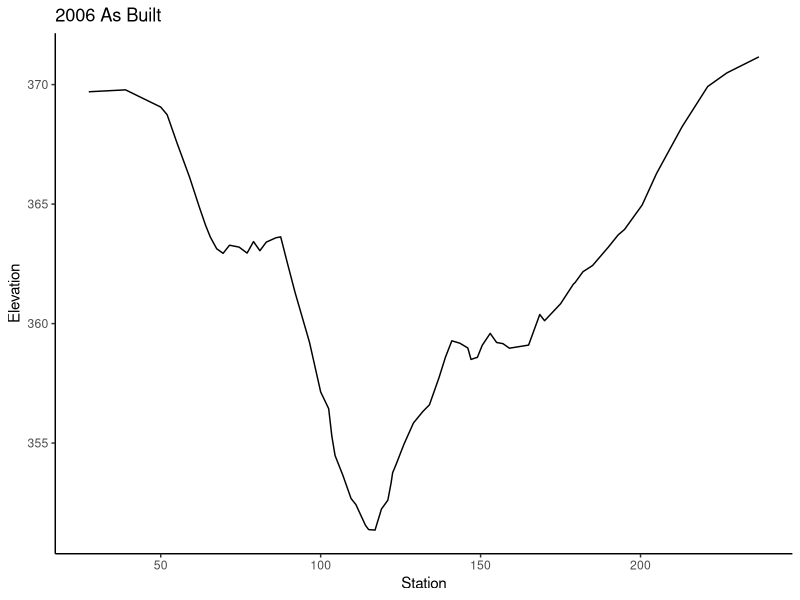
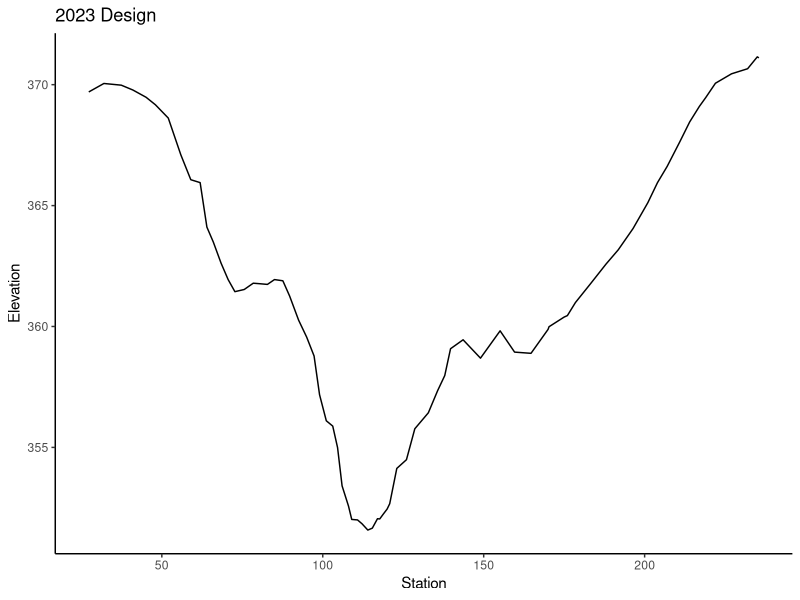
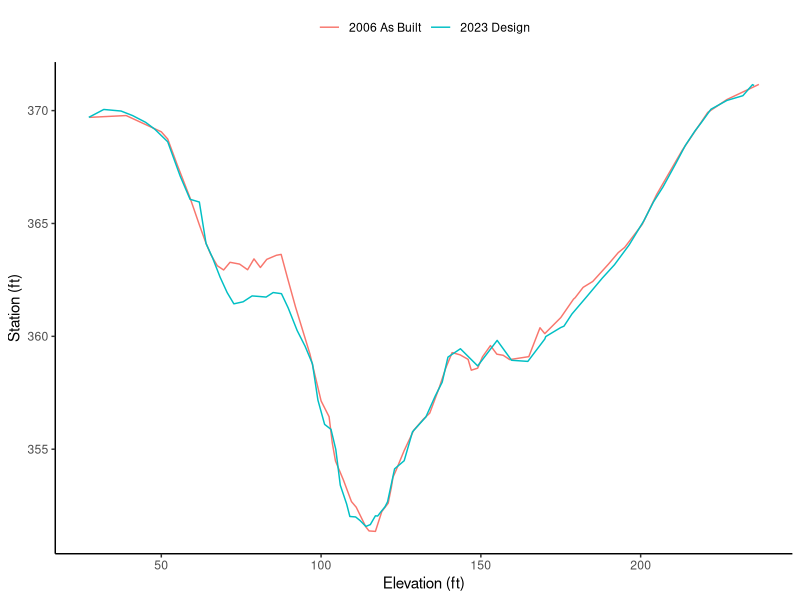
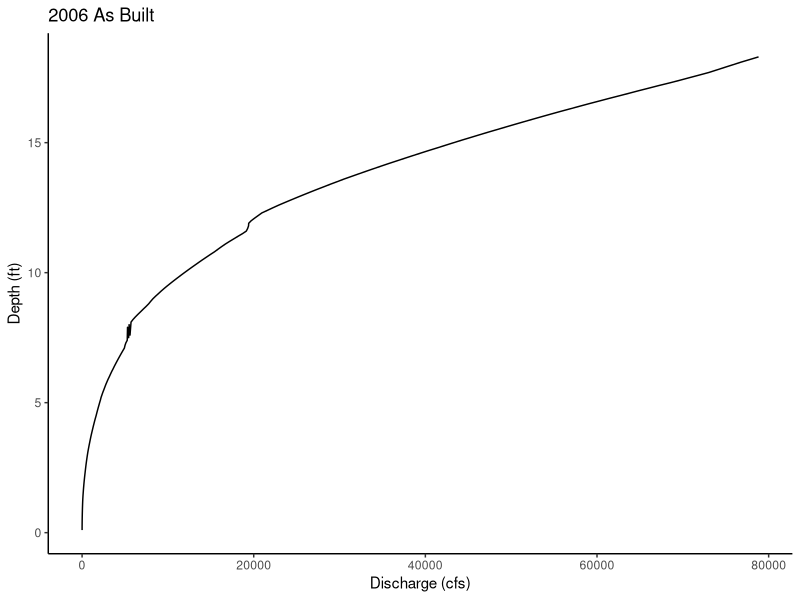
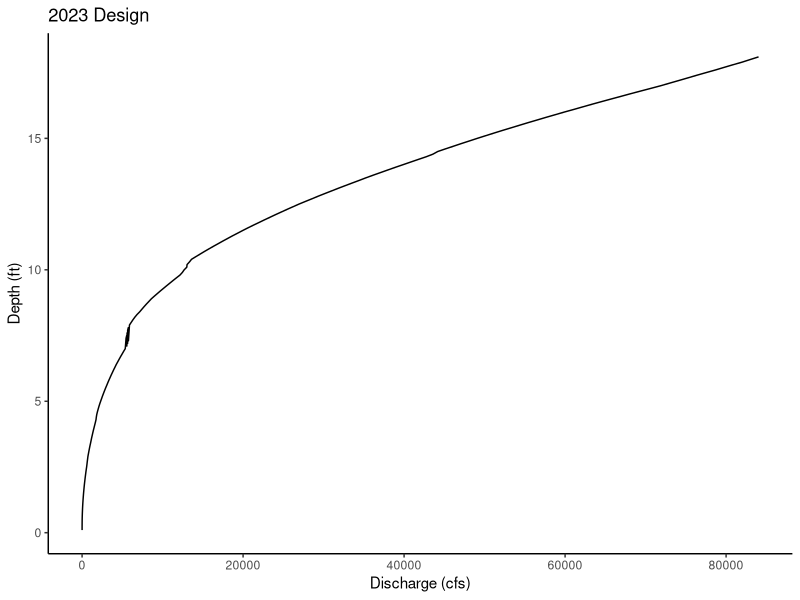
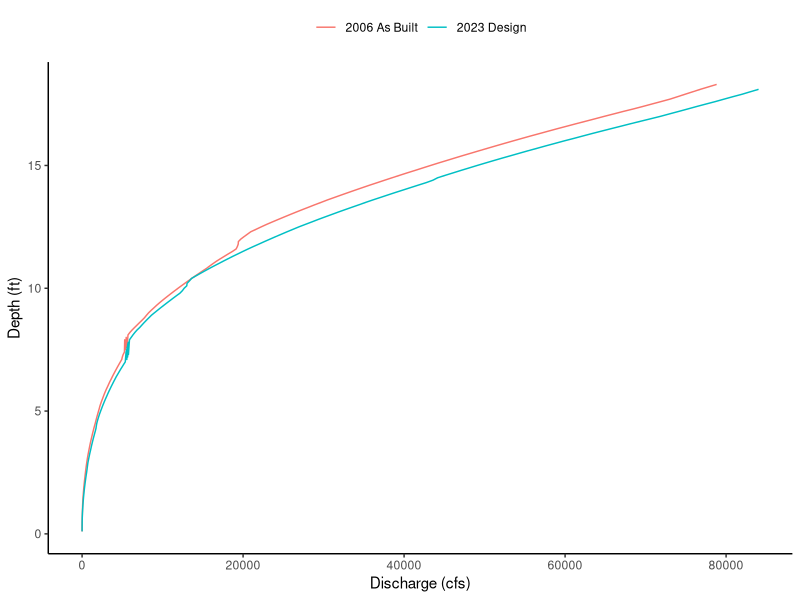
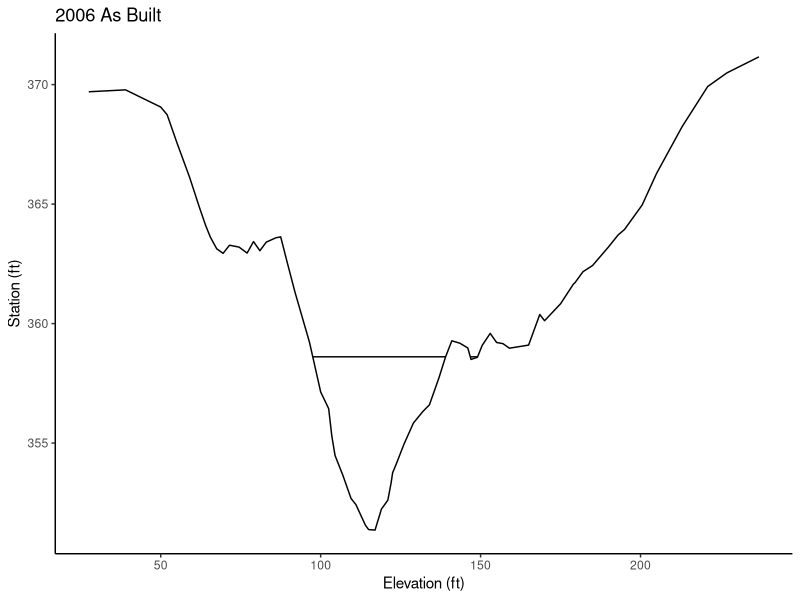
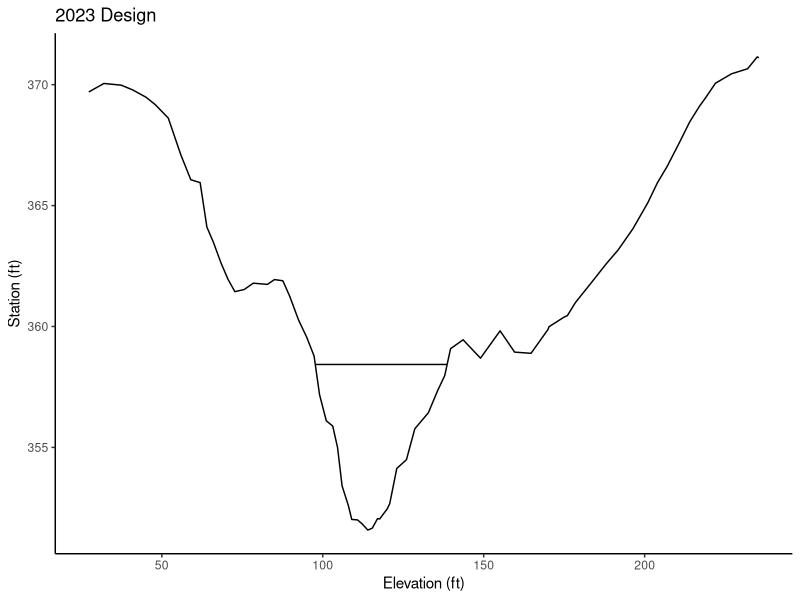

Reproduce these figures in R, in order.
## ---- chunk 1
library(tidyverse)
ggplot2::theme_set(theme_classic())
## ---- chunk 2
prep_xs <- function(data, sta, elev, delta_x=0.1) {
  data %>%
    arrange({{sta}}) %>%
    mutate(sta = {{sta}}) %>%
    complete(sta = seq(from = min({{sta}}), to = max({{sta}}), by = delta_x)) %>%
    mutate(gse = zoo::na.approx({{elev}}, x = sta)) %>% 
    select(c(sta, gse))
}
## ---- chunk 3
xs_2006 <- read_csv("data/xs_2006.csv") %>%
  prep_xs(sta = station_left_bank_ft, elev = elevation_ngvd29_ft) 

xs_2006 %>% ggplot(aes(y = gse, x = sta)) + geom_line() + 
  ylab("Elevation") + xlab("Station") + ggtitle("2006 As Built")
## ---- chunk 4
xs_2023 <- read_csv("data/xs_2023.csv") %>%
  prep_xs(sta = station_left_bank_ft, elev = elevation_ngvd29_ft) 

xs_2023 %>% ggplot(aes(y = gse, x = sta)) + geom_line() + 
  ylab("Elevation") + xlab("Station") + ggtitle("2023 Design")
## ---- chunk 5
ggplot() + 
  geom_line(data = xs_2006, aes(x = sta, y = gse, color = "2006 As Built")) +
  geom_line(data = xs_2023, aes(x = sta, y = gse, color = "2023 Design")) +
  ylab("Station (ft)") + xlab("Elevation (ft)") + theme(legend.position="top", legend.title=element_blank())
## ---- chunk 6
# slope = average of upstream and downstream (normal depth assumption)
#slope_us <- 1 / 26.2 # V ft / H ft from 37ft to 36ft contour in SURF-CLEAN-2017.dwg
#slope_ds <- 1 / 14.7 # V ft / H ft from 36ft to 35ft contour in SURF-CLEAN-2017.dwg
#model_slope <- mean(c(slope_us, slope_ds)) # V ft / H ft
model_slope <- round(2 / (26.2 + 14.7), 2) # V ft / H ft

# roughness coefficient (Chow, 1959) for "Gravel bottom with sides of formed concrete", upper estimate
model_roughness <- 0.025 # n
## ---- chunk 7
calc_xs <- function(data, water_elev) {
  data %>% 
    arrange(sta) %>%
    mutate(wse = case_when(water_elev > gse ~ water_elev),
           delta_x = abs(lag(sta, 1) - sta),
           delta_z = abs(lag(gse, 1) - gse),
           depth = wse - gse, 
           hyp_length = sqrt(delta_x^2 + delta_z^2)
    ) %>%
    filter(!is.na(wse)) %>% 
    summarize(thalweg_elevation = min(gse),
              water_surface_elevation = water_elev,
              max_depth = water_surface_elevation - thalweg_elevation,
              cross_sectional_area = sum(delta_x * depth),
              wetted_perimeter = sum(hyp_length),
    ) %>% 
    as.list() %>% 
    list_flatten()
}

calculate_rating_curve <- function(data, slope, mannings_n, delta_y=0.1) {
  depth_vs_wse <- seq(from=min(data$gse)+delta_y, to=max(data$gse), by=delta_y) %>% 
    as_tibble() %>%
    mutate(result = map(value, function(x){calc_xs(data = data, water_elev = x)})) %>% 
    unnest_wider(col = result) %>%
    drop_na() %>%
    mutate(discharge_cfs = 1.486 * cross_sectional_area * 
             (cross_sectional_area / wetted_perimeter)^(2/3) * slope^(1/2) * mannings_n^(-1)) %>%
    arrange(discharge_cfs)
}
## ---- chunk 8
depth_vs_discharge_2006 <- xs_2006 %>% 
  calculate_rating_curve(slope = model_slope,
                         mannings_n = model_roughness)
depth_vs_discharge_2006 %>% 
  ggplot(aes(y = max_depth, x = discharge_cfs)) + 
  geom_line() + ylab("Depth (ft)") + xlab("Discharge (cfs)") + ggtitle("2006 As Built")
## ---- chunk 9
depth_vs_discharge_2023 <- xs_2023 %>% 
  calculate_rating_curve(slope = model_slope,
                         mannings_n = model_roughness)
depth_vs_discharge_2023 %>% 
  ggplot(aes(y = max_depth, x = discharge_cfs)) + 
  geom_line() + ylab("Depth (ft)") + xlab("Discharge (cfs)") + ggtitle("2023 Design") 
## ---- chunk 10
ggplot() +
  geom_line(data = depth_vs_discharge_2006, aes(y = max_depth, x = discharge_cfs, color = "2006 As Built")) +
  geom_line(data = depth_vs_discharge_2023, aes(y = max_depth, x = discharge_cfs, color = "2023 Design")) + 
  ylab("Depth (ft)") + xlab("Discharge (cfs)") + theme(legend.position="top", legend.title=element_blank())

# consider also showing these as elevation vs discharge, if the thalweg elevation has changed
## ---- chunk 11
model_discharge <- 5000 # cfs
## ---- chunk 12
interpolate_rating_curve <- function(data, discharge) {
  data %>%
    bind_rows(tribble(~selected_water_level, ~discharge_cfs, TRUE, discharge)) %>%
    arrange(discharge_cfs) %>%
    mutate(output_wse = zoo::na.approx(water_surface_elevation)) %>%
    filter(selected_water_level) %>% 
    pull(output_wse)
}
## ---- chunk 13
wse_2006 <- depth_vs_discharge_2006 %>% interpolate_rating_curve(model_discharge)
print(c("wse 2006" = wse_2006))
## ---- chunk 14
wse_2023 <- depth_vs_discharge_2023 %>% interpolate_rating_curve(model_discharge)
print(c("wse 2023" = wse_2023))
## ---- chunk 15
xs_2006 %>% calc_xs(wse_2006)
## ---- chunk 16
xs_2023 %>% calc_xs(wse_2023)
## ---- chunk 17
xs_2006 %>% arrange(sta) %>%
      mutate(wse = case_when(wse_2006 > gse ~ wse_2006)) %>%
      ggplot(aes(x = sta)) + 
      geom_line(aes(y = gse)) + 
      geom_line(aes(y = wse)) + 
      ylab("Station (ft)") + xlab("Elevation (ft)") + ggtitle("2006 As Built")
## ---- chunk 18
xs_2023 %>% arrange(sta) %>%
      mutate(wse = case_when(wse_2023 > gse ~ wse_2023)) %>%
      ggplot(aes(x = sta)) + 
      geom_line(aes(y = gse)) + 
      geom_line(aes(y = wse)) + 
      ylab("Station (ft)") + xlab("Elevation (ft)") + ggtitle("2023 Design")
## ---- chunk 19
ggplot() + 
  geom_line(data = xs_2006, aes(x = sta, y = gse, color = "2006 As Built", linetype = "Terrain")) +
  geom_line(data = xs_2023, aes(x = sta, y = gse, color = "2023 Design", linetype = "Terrain")) +
  geom_line(data = xs_2006, aes(x = sta, y = case_when(wse_2006 > gse ~ wse_2006), 
                                color = "2006 As Built", linetype = "Water Surface")) + 
  geom_line(data = xs_2023, aes(x = sta, y = case_when(wse_2023 > gse ~ wse_2023), 
                                color = "2023 Design", linetype = "Water Surface")) + 
      ylab("Station (ft)") + xlab("Elevation (ft)") + theme(legend.position="top", legend.title=element_blank())
